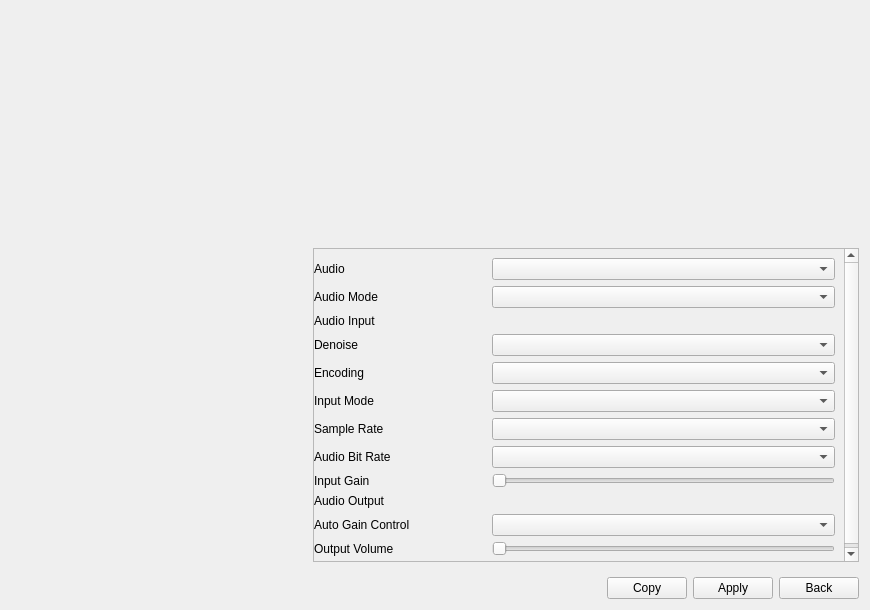
<?xml version="1.0" encoding="UTF-8"?>
<ui version="4.0">
 <class>CameraAudio</class>
 <widget class="QWidget" name="CameraAudio">
  <property name="geometry">
   <rect>
    <x>0</x>
    <y>0</y>
    <width>870</width>
    <height>610</height>
   </rect>
  </property>
  <property name="windowTitle">
   <string>Form</string>
  </property>
  <layout class="QVBoxLayout" name="verticalLayout">
   <item>
    <widget class="QWidget" name="widget_5" native="true">
     <property name="sizePolicy">
      <sizepolicy hsizetype="Preferred" vsizetype="Preferred">
       <horstretch>0</horstretch>
       <verstretch>2</verstretch>
      </sizepolicy>
     </property>
     <property name="minimumSize">
      <size>
       <width>0</width>
       <height>100</height>
      </size>
     </property>
     <layout class="QHBoxLayout" name="horizontalLayout">
      <property name="spacing">
       <number>20</number>
      </property>
      <item>
       <widget class="CommonVideo" name="video" native="true">
        <property name="sizePolicy">
         <sizepolicy hsizetype="Preferred" vsizetype="Preferred">
          <horstretch>1</horstretch>
          <verstretch>0</verstretch>
         </sizepolicy>
        </property>
       </widget>
      </item>
      <item>
       <widget class="ButtonGroup" name="channelGroup" native="true">
        <property name="sizePolicy">
         <sizepolicy hsizetype="Preferred" vsizetype="Preferred">
          <horstretch>2</horstretch>
          <verstretch>2</verstretch>
         </sizepolicy>
        </property>
       </widget>
      </item>
     </layout>
    </widget>
   </item>
   <item>
    <widget class="QWidget" name="widget_6" native="true">
     <property name="sizePolicy">
      <sizepolicy hsizetype="Preferred" vsizetype="Preferred">
       <horstretch>0</horstretch>
       <verstretch>3</verstretch>
      </sizepolicy>
     </property>
     <property name="minimumSize">
      <size>
       <width>0</width>
       <height>100</height>
      </size>
     </property>
     <layout class="QHBoxLayout" name="horizontalLayout_2">
      <property name="spacing">
       <number>20</number>
      </property>
      <property name="rightMargin">
       <number>0</number>
      </property>
      <item>
       <widget class="QWidget" name="widget_3" native="true">
        <property name="sizePolicy">
         <sizepolicy hsizetype="Preferred" vsizetype="Preferred">
          <horstretch>1</horstretch>
          <verstretch>0</verstretch>
         </sizepolicy>
        </property>
       </widget>
      </item>
      <item>
       <widget class="QScrollArea" name="scrollArea">
        <property name="sizePolicy">
         <sizepolicy hsizetype="Expanding" vsizetype="Expanding">
          <horstretch>2</horstretch>
          <verstretch>0</verstretch>
         </sizepolicy>
        </property>
        <property name="widgetResizable">
         <bool>true</bool>
        </property>
        <widget class="QWidget" name="scrollAreaWidgetContents_2">
         <property name="geometry">
          <rect>
           <x>0</x>
           <y>0</y>
           <width>533</width>
           <height>358</height>
          </rect>
         </property>
         <layout class="QVBoxLayout" name="verticalLayout_2">
          <property name="leftMargin">
           <number>0</number>
          </property>
          <property name="topMargin">
           <number>0</number>
          </property>
          <property name="rightMargin">
           <number>0</number>
          </property>
          <property name="bottomMargin">
           <number>0</number>
          </property>
          <item>
           <widget class="QWidget" name="widget_4" native="true">
            <property name="sizePolicy">
             <sizepolicy hsizetype="Preferred" vsizetype="Preferred">
              <horstretch>0</horstretch>
              <verstretch>0</verstretch>
             </sizepolicy>
            </property>
            <layout class="QGridLayout" name="gridLayout">
             <property name="leftMargin">
              <number>0</number>
             </property>
             <item row="11" column="1">
              <widget class="BaseSlider" name="sliderOutputVolume">
               <property name="sizePolicy">
                <sizepolicy hsizetype="Expanding" vsizetype="Ignored">
                 <horstretch>0</horstretch>
                 <verstretch>0</verstretch>
                </sizepolicy>
               </property>
               <property name="orientation">
                <enum>Qt::Horizontal</enum>
               </property>
              </widget>
             </item>
             <item row="6" column="0">
              <widget class="QLabel" name="labelSampleRate">
               <property name="text">
                <string>Sample Rate</string>
               </property>
              </widget>
             </item>
             <item row="11" column="0">
              <widget class="QLabel" name="labelOutputVolume">
               <property name="text">
                <string>Output Volume</string>
               </property>
              </widget>
             </item>
             <item row="7" column="1">
              <widget class="ComboBox" name="comboBoxAudioBitRate"/>
             </item>
             <item row="2" column="0">
              <widget class="NormalLabel" name="labelAudioInput">
               <property name="text">
                <string>Audio Input</string>
               </property>
              </widget>
             </item>
             <item row="8" column="1">
              <widget class="BaseSlider" name="sliderInputGain">
               <property name="sizePolicy">
                <sizepolicy hsizetype="Expanding" vsizetype="Ignored">
                 <horstretch>0</horstretch>
                 <verstretch>0</verstretch>
                </sizepolicy>
               </property>
               <property name="orientation">
                <enum>Qt::Horizontal</enum>
               </property>
              </widget>
             </item>
             <item row="8" column="0">
              <widget class="QLabel" name="labelInputGain">
               <property name="text">
                <string>Input Gain</string>
               </property>
              </widget>
             </item>
             <item row="1" column="1">
              <widget class="ComboBox" name="comboBoxAudioMode">
               <property name="sizePolicy">
                <sizepolicy hsizetype="Preferred" vsizetype="Fixed">
                 <horstretch>2</horstretch>
                 <verstretch>0</verstretch>
                </sizepolicy>
               </property>
              </widget>
             </item>
             <item row="7" column="0">
              <widget class="QLabel" name="labelBitRate">
               <property name="text">
                <string>Audio Bit Rate</string>
               </property>
              </widget>
             </item>
             <item row="3" column="1">
              <widget class="ComboBox" name="comboBoxDenoise"/>
             </item>
             <item row="3" column="0">
              <widget class="QLabel" name="labelDenoise">
               <property name="text">
                <string>Denoise</string>
               </property>
              </widget>
             </item>
             <item row="10" column="0">
              <widget class="QLabel" name="labelAutoGainControl">
               <property name="text">
                <string>Auto Gain Control</string>
               </property>
              </widget>
             </item>
             <item row="4" column="0">
              <widget class="QLabel" name="labelEncoding">
               <property name="text">
                <string>Encoding</string>
               </property>
              </widget>
             </item>
             <item row="1" column="0">
              <widget class="QLabel" name="labelAudioMode">
               <property name="text">
                <string>Audio Mode</string>
               </property>
              </widget>
             </item>
             <item row="6" column="1">
              <widget class="ComboBox" name="comboBoxSampleRate"/>
             </item>
             <item row="4" column="1">
              <widget class="ComboBox" name="comboBoxEncoding"/>
             </item>
             <item row="10" column="1">
              <widget class="ComboBox" name="comboBoxAutoGainControl"/>
             </item>
             <item row="9" column="0">
              <widget class="NormalLabel" name="labelAudioOutput">
               <property name="text">
                <string>Audio Output</string>
               </property>
              </widget>
             </item>
             <item row="0" column="0">
              <widget class="QLabel" name="labelAudioEnable">
               <property name="sizePolicy">
                <sizepolicy hsizetype="Preferred" vsizetype="Preferred">
                 <horstretch>1</horstretch>
                 <verstretch>0</verstretch>
                </sizepolicy>
               </property>
               <property name="text">
                <string>Audio</string>
               </property>
              </widget>
             </item>
             <item row="5" column="0">
              <widget class="QLabel" name="labelInputMode">
               <property name="text">
                <string>Input Mode</string>
               </property>
              </widget>
             </item>
             <item row="5" column="1">
              <widget class="ComboBox" name="comboBoxInputMode"/>
             </item>
             <item row="0" column="1">
              <widget class="ComboBox" name="comboBoxEnable">
               <property name="sizePolicy">
                <sizepolicy hsizetype="Preferred" vsizetype="Fixed">
                 <horstretch>2</horstretch>
                 <verstretch>0</verstretch>
                </sizepolicy>
               </property>
              </widget>
             </item>
            </layout>
           </widget>
          </item>
          <item>
           <spacer name="verticalSpacer">
            <property name="orientation">
             <enum>Qt::Vertical</enum>
            </property>
            <property name="sizeHint" stdset="0">
             <size>
              <width>20</width>
              <height>20</height>
             </size>
            </property>
           </spacer>
          </item>
         </layout>
        </widget>
       </widget>
      </item>
     </layout>
    </widget>
   </item>
   <item>
    <layout class="QHBoxLayout" name="horizontalLayout_3">
     <item>
      <widget class="WidgetMessage" name="widgetMessage" native="true">
       <property name="minimumSize">
        <size>
         <width>100</width>
         <height>0</height>
        </size>
       </property>
      </widget>
     </item>
     <item>
      <spacer name="horizontalSpacer">
       <property name="orientation">
        <enum>Qt::Horizontal</enum>
       </property>
       <property name="sizeHint" stdset="0">
        <size>
         <width>40</width>
         <height>20</height>
        </size>
       </property>
      </spacer>
     </item>
     <item>
      <widget class="MyPushButton" name="pushButtonCopy">
       <property name="text">
        <string>Copy</string>
       </property>
      </widget>
     </item>
     <item>
      <widget class="MyPushButton" name="pushButtonApply">
       <property name="text">
        <string>Apply</string>
       </property>
      </widget>
     </item>
     <item>
      <widget class="MyPushButton" name="pushButtonBack">
       <property name="text">
        <string>Back</string>
       </property>
      </widget>
     </item>
    </layout>
   </item>
  </layout>
 </widget>
 <customwidgets>
  <customwidget>
   <class>ComboBox</class>
   <extends>QComboBox</extends>
   <header>combobox.h</header>
  </customwidget>
  <customwidget>
   <class>MyPushButton</class>
   <extends>QPushButton</extends>
   <header>mypushbutton.h</header>
  </customwidget>
  <customwidget>
   <class>BaseSlider</class>
   <extends>QSlider</extends>
   <header>baseslider.h</header>
   <container>1</container>
  </customwidget>
  <customwidget>
   <class>WidgetMessage</class>
   <extends>QWidget</extends>
   <header>widgetmessage.h</header>
   <container>1</container>
  </customwidget>
  <customwidget>
   <class>CommonVideo</class>
   <extends>QWidget</extends>
   <header>commonvideo.h</header>
   <container>1</container>
  </customwidget>
  <customwidget>
   <class>ButtonGroup</class>
   <extends>QWidget</extends>
   <header>buttongroup.h</header>
   <container>1</container>
  </customwidget>
  <customwidget>
   <class>NormalLabel</class>
   <extends>QLabel</extends>
   <header>normallabel.h</header>
  </customwidget>
 </customwidgets>
 <resources/>
 <connections/>
</ui>
